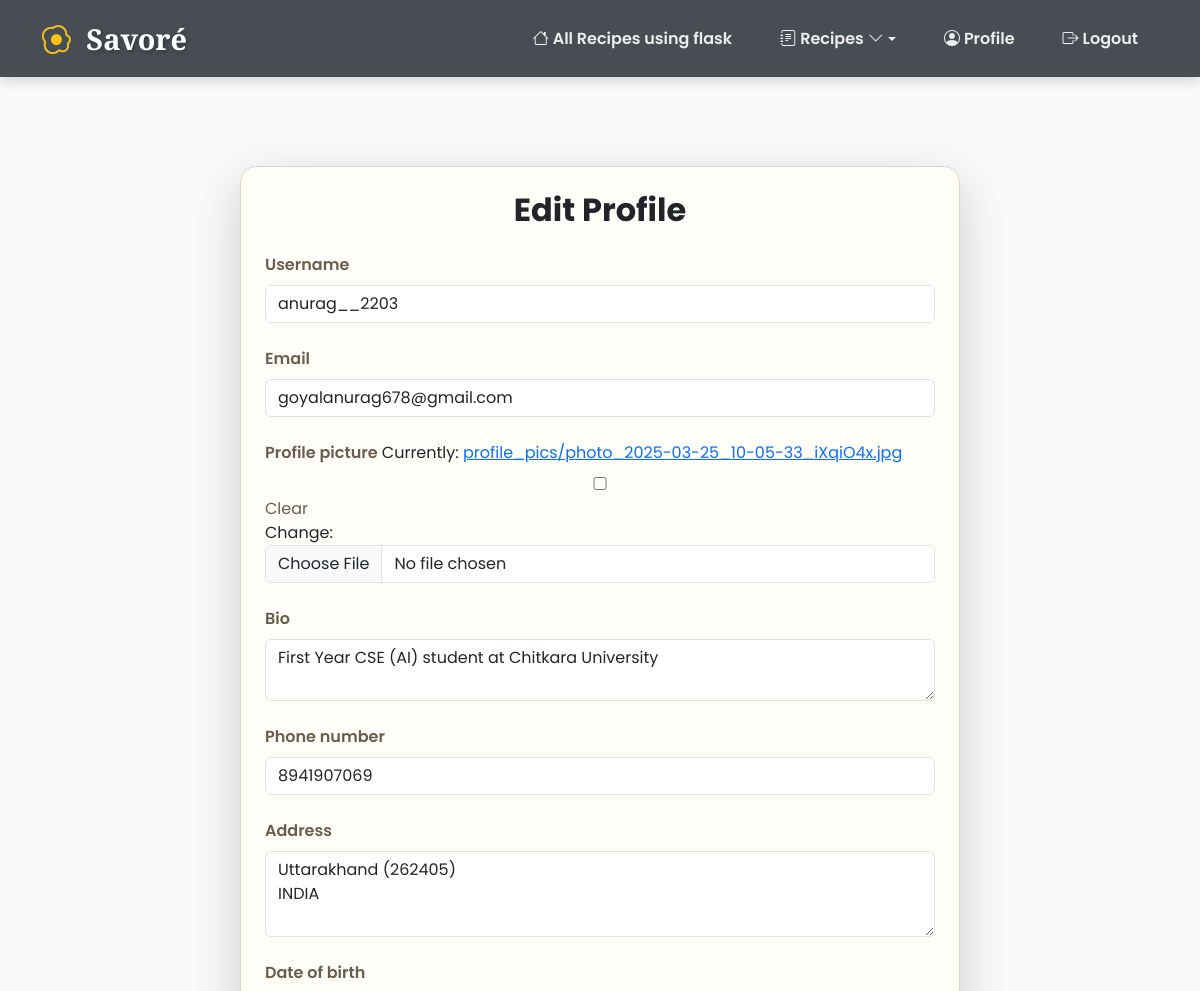
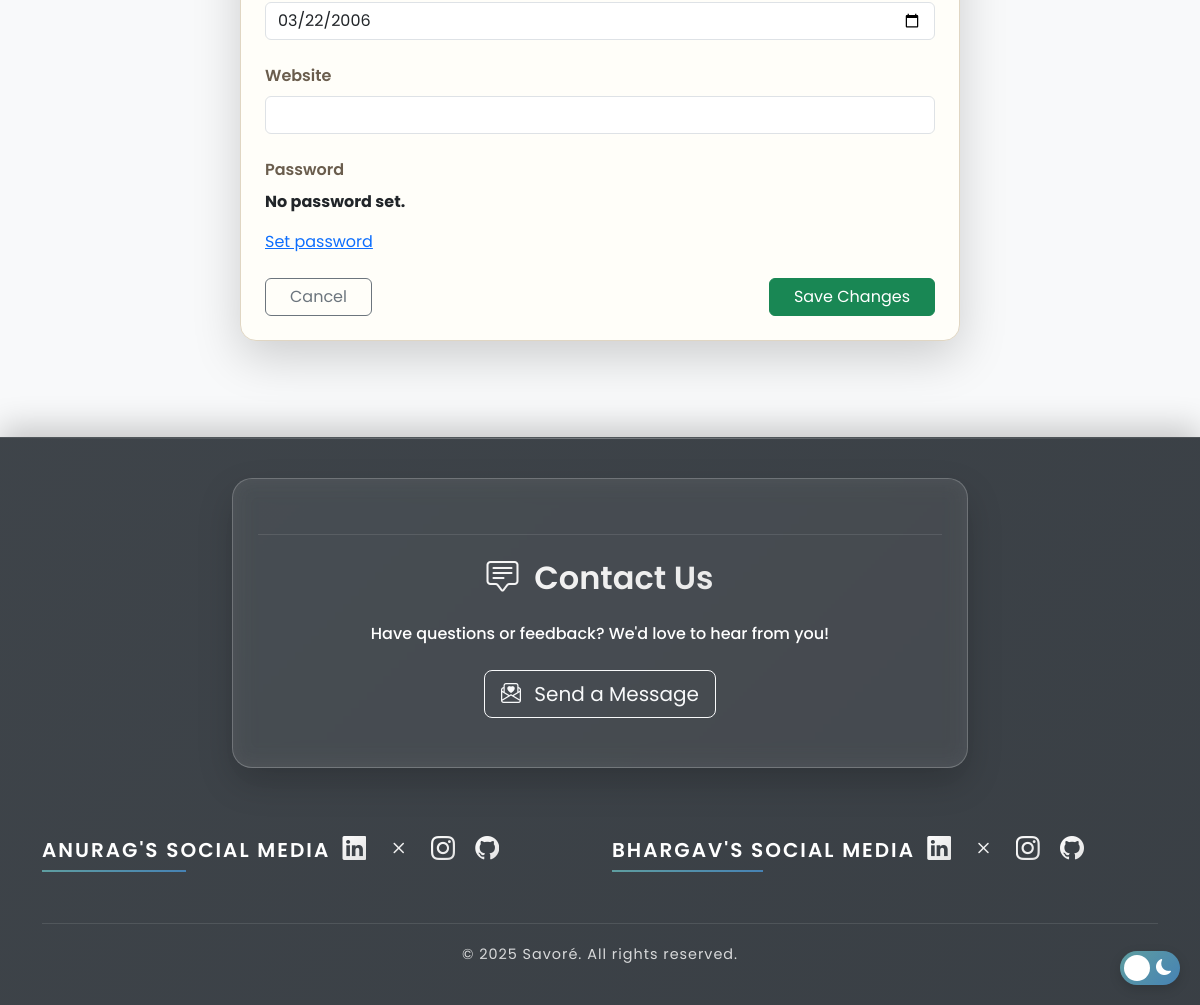
/users/profile/edit/ (signed in), run on the app's committed database (2 pictures, top to bottom).
### users/models.py (models this page shows, shortened)
class CustomUser(AbstractUser):
    email = models.EmailField(unique=True, blank=False, null=False)
    profile_picture = models.ImageField(upload_to='profile_pics/', blank=True, null=True, default='default-profile.jpg')
    bio = models.TextField(blank=True, null=True)
    phone_number = models.CharField(max_length=15, blank=True, null=True)
    address = models.TextField(blank=True, null=True)
    date_of_birth = models.DateField(blank=True, null=True)
    website = models.URLField(blank=True, null=True)
    USER_TYPES = (
        ('user', 'Regular User'),
    )
    user_type = models.CharField(max_length=10, choices=USER_TYPES, default='user')
    REQUIRED_FIELDS = ['email']
    groups = models.ManyToManyField(
        "auth.Group",
        related_name="customuser_groups",
        blank=True
    )
    user_permissions = models.ManyToManyField(
        "auth.Permission",
        related_name="customuser_permissions",
        blank=True
    )

### users/views.py (the view)
# urls.py: path('profile/edit/', profile_edit, name='edit_profile'),
@login_required
def profile_edit(request):
    if request.method == 'POST':
        form = CustomUserChangeForm(request.POST, request.FILES, instance=request.user)
        if form.is_valid():
            form.save()
            messages.success(request, "Profile updated successfully.")
            return redirect('profile')
        else:
            messages.error(request, "Please correct the errors below.")
    else:
        form = CustomUserChangeForm(instance=request.user)
    return render(request, 'users/profile_edit.html', {'form': form})

### users/forms.py
class CustomUserChangeForm(UserChangeForm):
    class Meta:
        model = CustomUser
        fields = [
            'username', 'email', 'profile_picture', 'bio',
            'phone_number', 'address', 'date_of_birth', 'website'
        ]
        widgets = {
            'username': forms.TextInput(attrs={'class': 'form-control'}),
            'email': forms.EmailInput(attrs={'class': 'form-control'}),
            'bio': forms.Textarea(attrs={'class': 'form-control', 'rows': 2}),
            'phone_number': forms.TextInput(attrs={'class': 'form-control'}),
            'address': forms.Textarea(attrs={'class': 'form-control', 'rows': 3}),
            'website': forms.URLInput(attrs={'class': 'form-control'}),
            'date_of_birth': forms.DateInput(attrs={'class': 'form-control', 'type': 'date'}),
            'profile_picture': forms.ClearableFileInput(attrs={'class': 'form-control'}),
        }

### users/templates/users/profile_edit.html (shortened to what this page needs)
{% extends "base.html" %}
{% block content %}
<div class="container py-5">
    <div class="row justify-content-center">
        <div class="col-lg-8 col-md-10 col-sm-12">
            <div class="form-box p-4 shadow-lg rounded-4">
                <h2 class="text-center fw-bold mb-4">Edit Profile</h2>
                <form method="post" enctype="multipart/form-data">
                    {% for field in form %}
                        <div class="mb-4">
                            <label for="{{ field.id_for_label }}" class="form-label fw-semibold">{{ field.label }}</label>
                            {{ field }}
                        </div>
                    {% endfor %}
                    <div class="d-flex justify-content-between mt-4 flex-wrap gap-2">
                        <a href="{% url 'profile' %}" class="btn btn-outline-secondary px-4">Cancel</a>
                        <button type="submit" class="btn btn-success px-4">Save Changes</button>
                    </div>
                </form>
            </div>
        </div>
    </div>
</div>
{% endblock %}

### recipe_app/templates/base.html (style rules this page uses)
:root { --primary-color: #5f9ea0; --secondary-color: #4682b4; --dark-color: #343a40; --light-color: #f8f9fa; --gradient-primary: linear-gradient(135deg, #5f9ea0 0%, #4682b4 100%); --gradient-secondary: linear-gradient(135deg, #f093fb 0%, #f5576c 100%); --shadow-sm: 0 2px 8px rgba(0, 0, 0, 0.1); --shadow-md: 0 4px 12px rgba(0, 0, 0, 0.15); --shadow-lg: 0 8px 24px rgba(0, 0, 0, 0.2); --card-bg: rgba(255, 255, 255, 0.95); --card-border: rgba(255, 255, 255, 0.2); --card-shadow: 0 15px 35px rgba(0, 0, 0, 0.3); }
body { font-family: 'Poppins', sans-serif; padding-top: 70px; background-color: var(--light-color); min-height: 100vh; display: flex; flex-direction: column; transition: all 0.5s ease; }

### users/templates/users/profile_edit.html (style rules this page uses)
.form-box { background: #fffef9; backdrop-filter: blur(10px); border: 1px solid #e0d6c3; border-radius: 1.5rem; animation: slideIn 0.4s ease; }
input, textarea, select { width: 100%; padding: 0.75rem 1rem; border: 1px solid #d9cfc1; border-radius: 10px; background-color: #fdfbf6; transition: 0.3s ease; }
label { color: #6a5d4d; }

### data on the page
CustomUser: form "anurag__2203" "goyalanurag678@gmail.com" "First Year CSE (AI) student at Chitkara University" "8941907069" "Uttarakhand (262405) INDIA" "03/22/2006" "No password set. Set password"

### other printed values
{{ field.label }} "Username" "Email" "Profile picture" "Bio" "Phone number" "Address" "Date of birth" "Website" "Password"
